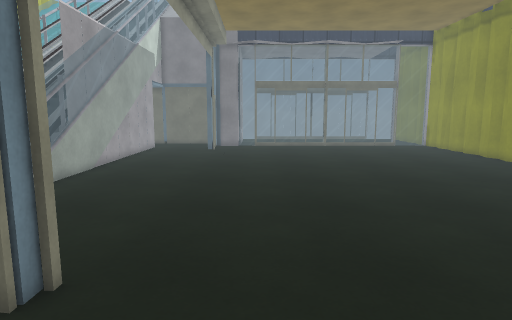
view 1 (above)

22 first-person views from a walk through a scene from a Unity 3-D project. The camera is 1.4 m above the floor, tilts 8° down and sees 75° across. The floor is counted in squares, 0.5 m on a side. Each view is taken from the middle of a square. On the plan, view 1 faces up. The plan holds only what a view shows up to about 20 squares ahead; the rest is blank. The place goes on beyond the plan. Surface patterns are stand-ins for the level's own textures.

view 2
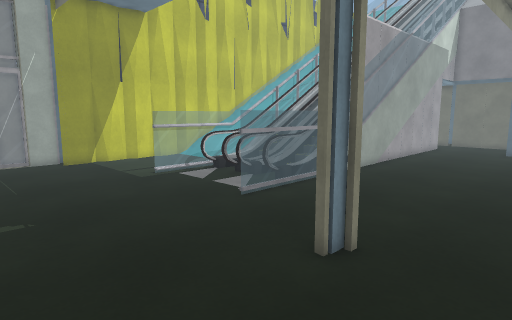

view 3
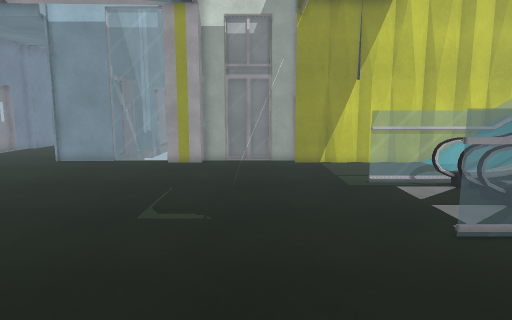

view 4
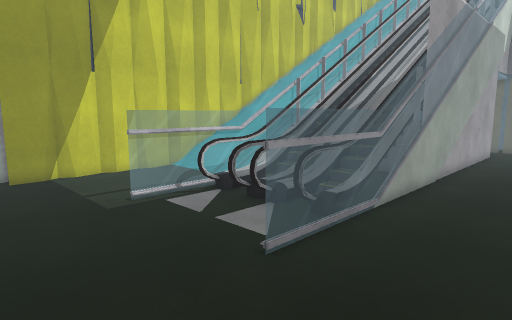

view 5
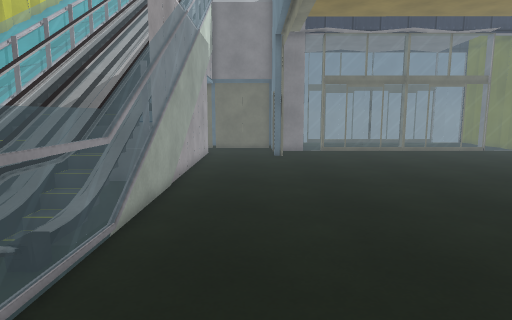

view 6
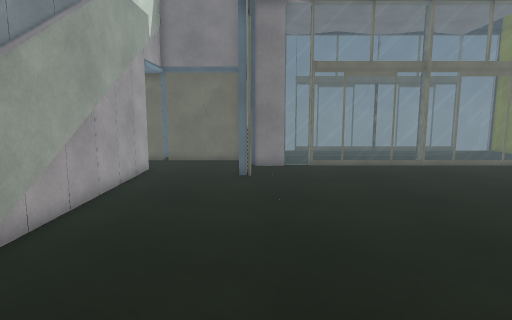

view 7
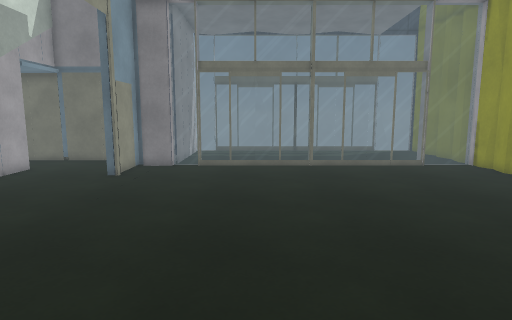

view 8
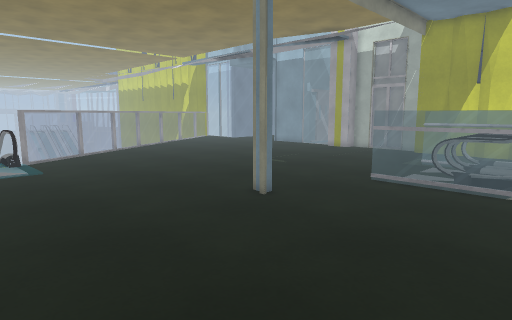

view 9
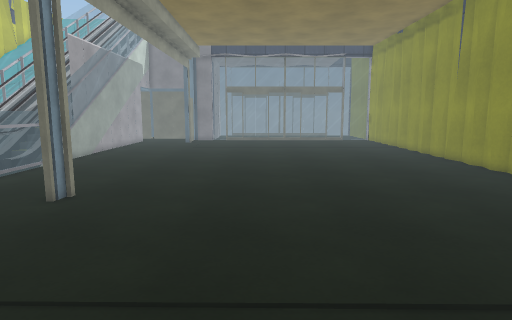

view 10
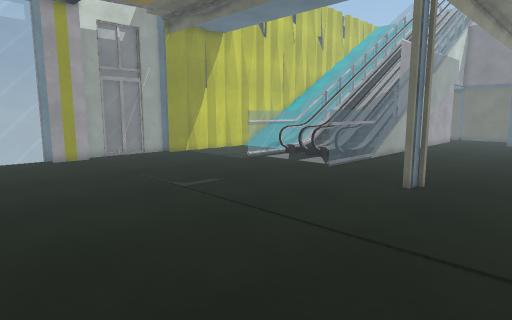

view 11
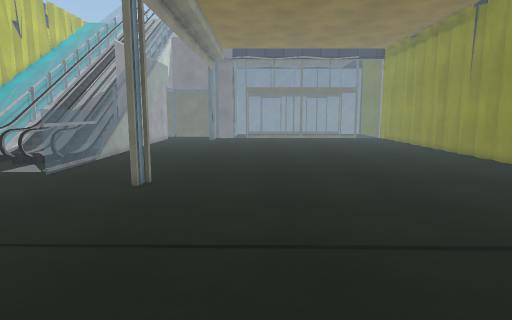

view 12
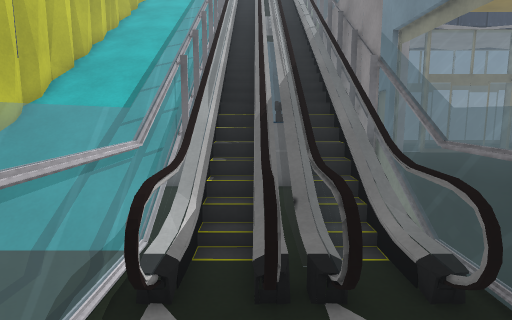

view 13
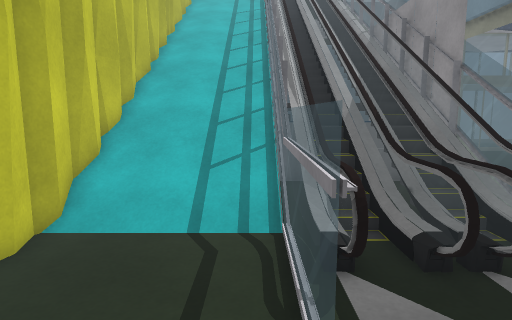

view 14
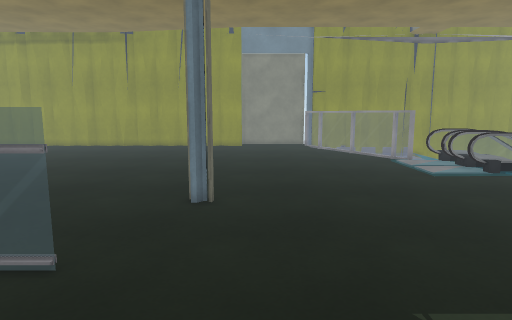

view 15
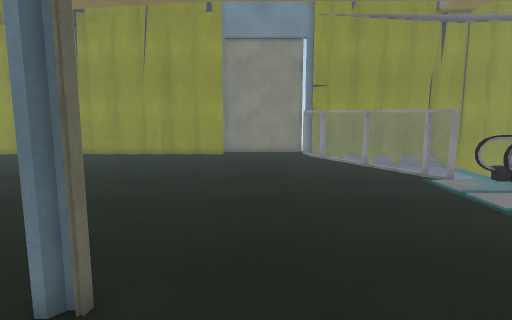

view 16
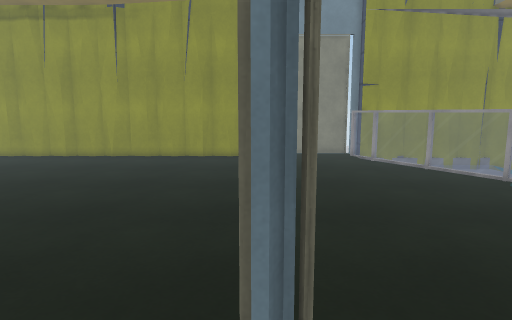

view 17
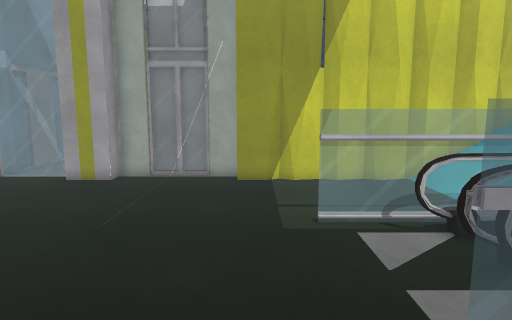

view 18
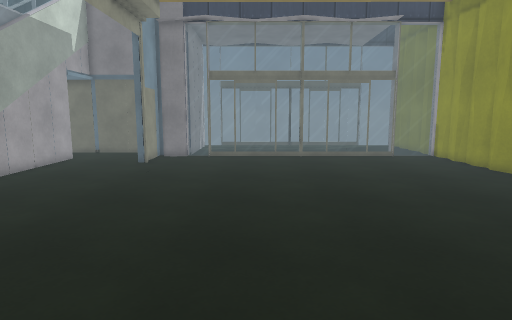

view 19
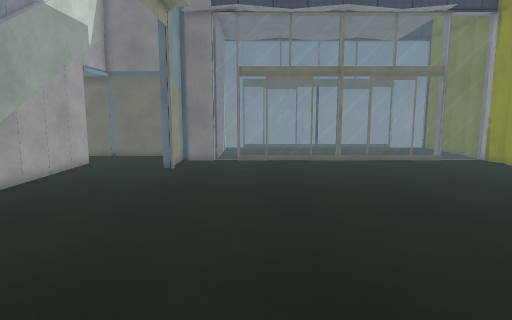

view 20
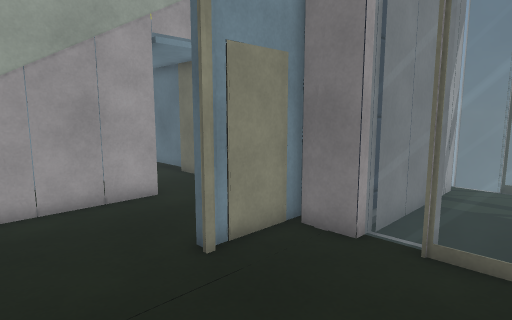

view 21
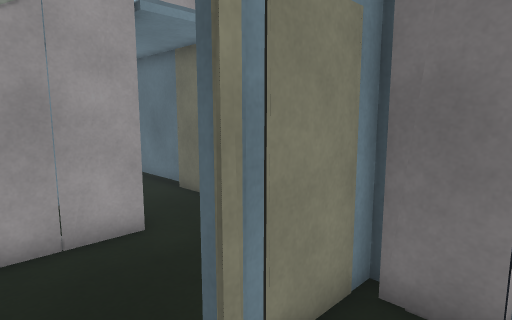

view 22
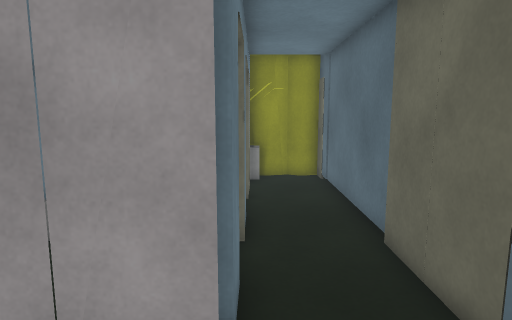

### Floor plan
Key: @ floor where view 1 was taken; # wall or solid block; . floor; / step, stairs or slope; = window, fence, low wall or low ledge.
Columns run from 21 left of view 1 to 13 right of it. Each row starts with its distance up from view 1.
 32                     #
 31  ################# ##..
 30  #...............# ##..          #
 29  #...............###=#=====#=====#=
 28  #//./. =#........#/...............
 27  #       ## ##....#/...............
 26  #/////    /##....#/...............
 25  #/////=#  /##...../...............
 24  #/////=## /##...../...............
 23  #/////=###/##...../...............
 22  #/////=###/##...../...............
 21  #/////=###/##.....................
 20  #/////=##=/##.....................
 19  #/////=###/##.....................
 18  #/////=###/##.....................
 17  #/////=###/##.....................
 16  #/////=###/##.....................
 15  #/////====/#=.....................
 14  #/////=###/#=.....................
 13  #/////=###/#=.....................
 12  #/////=###/#=.....................
 11  #.....====.==.....................
 10  #.....====.==.....................
  9  #.....====.==.....................
  8  #.....=.....=.....................
  7  #.....=.....=.....................
  6  #................................
  5  #...............#................
  4 ##................................
  3 #.................................
  2 =.................................
  1 =..................................
  0 #....................@.............
 -1 ##.................. ..............
 -2 ##................................#
 -3 ##..............................#=#
 -4 =.............................#==
 -5 =............................==
 -6 =..........................#=
 -7 #......................=#=.#
 -8 #.......           ....##=.#

Positions as (right, up) in squares from view 1, and headings:
1: (0, 0), facing up
2: (0, -1), facing up-left
3: (-1, 2), facing left
4: (-4, 2), facing up-left
5: (-5, 4), facing up
6: (-3, 11), facing up
7: (3, 11), facing up
8: (5, 13), facing down-left
9: (3, -6), facing up
10: (1, -8), facing up-left
11: (1, -8), facing up
12: (-12, 5), facing up
13: (-15, 4), facing up
14: (-14, 3), facing right
15: (-8, 2), facing right
16: (-7, 5), facing right
17: (-6, 5), facing left
18: (3, 7), facing up
19: (1, 9), facing up
20: (2, 22), facing up-left
21: (-1, 24), facing up-left
22: (-5, 28), facing left
